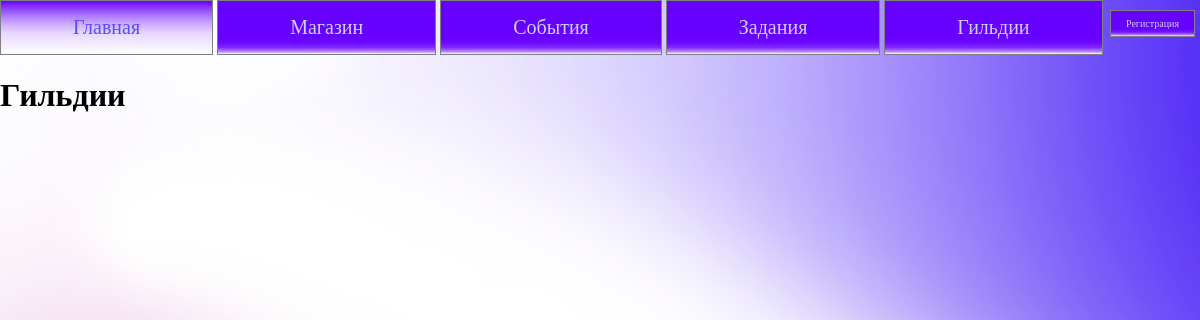
Page /guilds/ on the earlier database version.
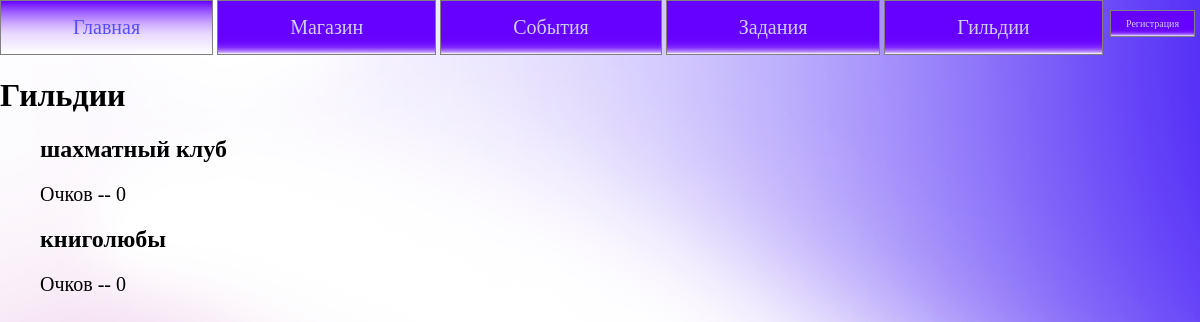
Same page on the later database version.
### vtb/models.py (models this page shows)
class Guilds(models.Model):
    guildName = models.CharField(max_length=16)
    guildPoints = models.IntegerField()
    guildRanking = models.CharField(max_length=4)
    def get_absolute_url(self):
        return reverse('guild', kwargs={'guild_id': self.id})

### vtb/views.py (the view)
# urls.py: path('guilds/', GuildsView.as_view(), name='guilds'),
class GuildsView(ListView):
    model = Guilds
    template_name = 'vtb/guilds.html'
    context_object_name = 'guilds'
    def get_context_data(self, *, object_list=None, **kwargs):
        context = super().get_context_data(**kwargs)
        context['menu'] = menu
        return context

### vtb/templates/vtb/guilds.html
{% extends 'vtb/base.html' %}
{% block content %}
<h1>Гильдии</h1>
    <ul>
    {% for g in guilds %}
        <li>
            <h2><a href="{{g.get_absolute_url}}">{{g.guildName}}</a></h2>
            <p>Очков -- {{g.guildPoints}}</p>
        </li>
    {% endfor %}
    </ul>
{% endblock %}

Differences in the rows shown:
added Guilds: guildName "шахматный клуб", guildPoints "0"
added Guilds: guildName "книголюбы", guildPoints "0"
